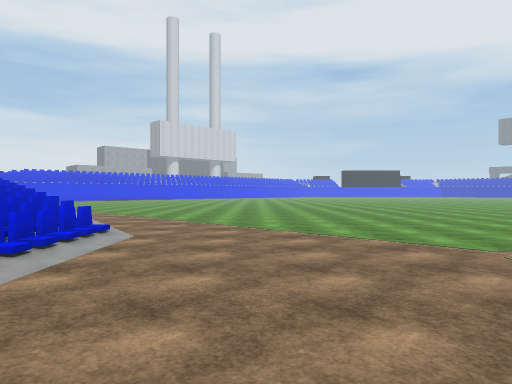
[1] (above)

24 first-person views from a walk through a 3-D level made in the Unity game engine. The camera is 1.5 m above the floor, looks level and sees 70° across. The floor is counted in squares, 2 m on a side. Each view is taken from the middle of a square. On the plan, view 1 faces up. The plan holds only what a view shows up to about 11 squares ahead; the rest is blank. The place goes on beyond the plan. Surface patterns are stand-ins for the level's own textures.

[2]
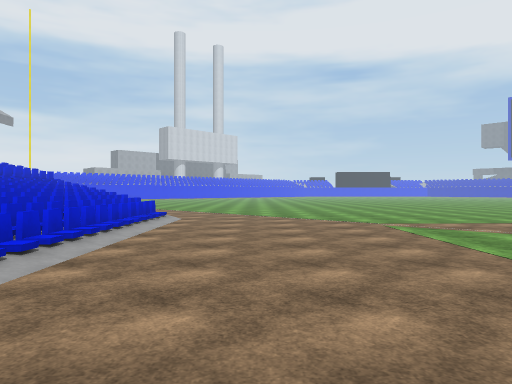

[3]
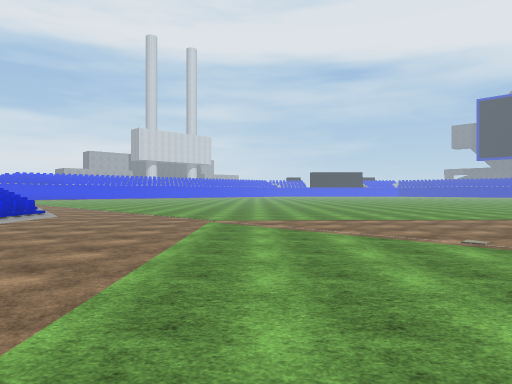

[4]
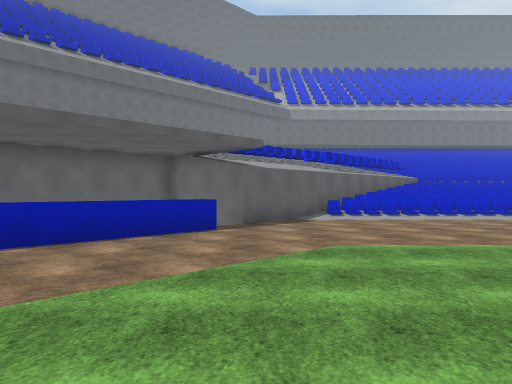

[5]
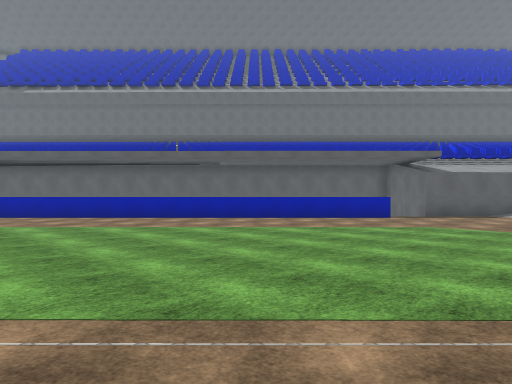

[6]
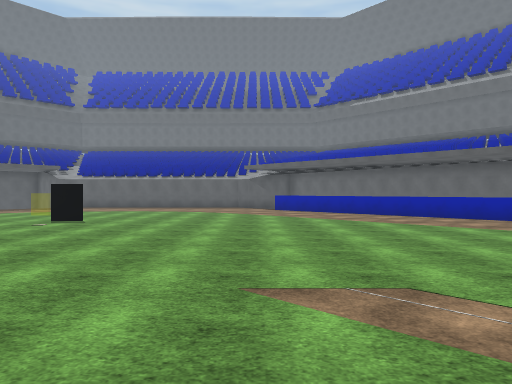

[7]
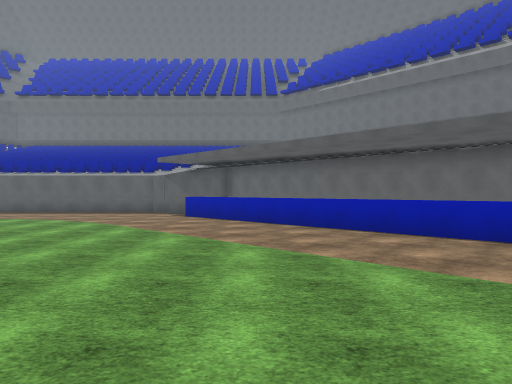

[8]
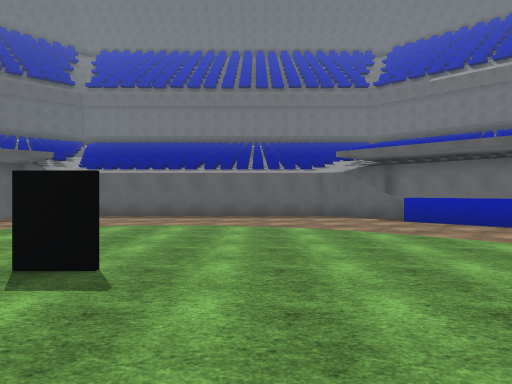

[9]
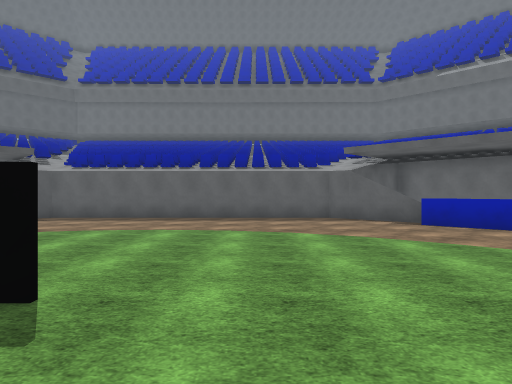

[10]
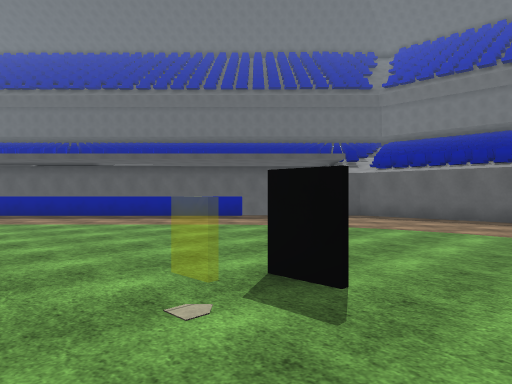

[11]
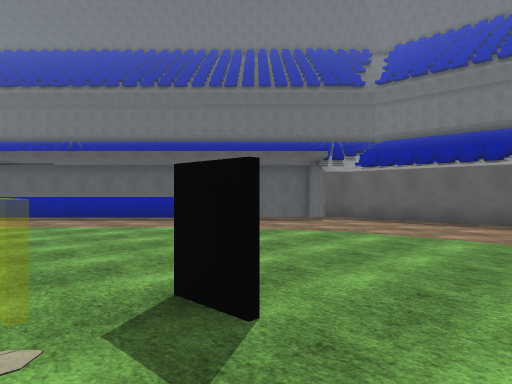

[12]
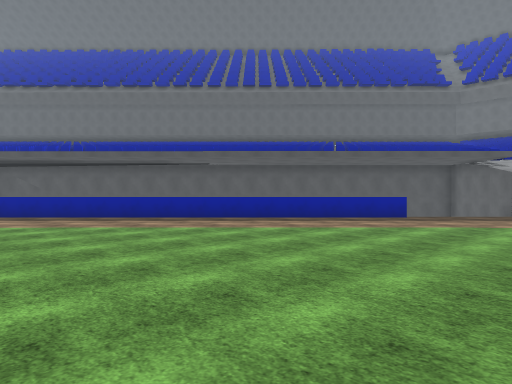

[13]
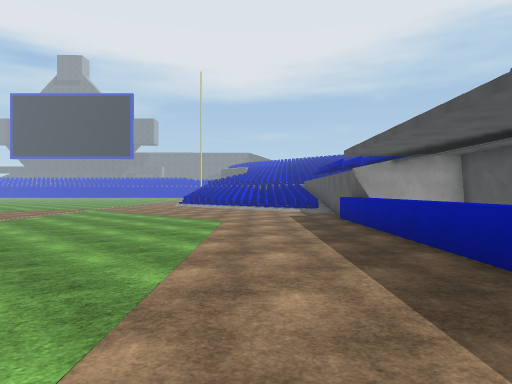

[14]
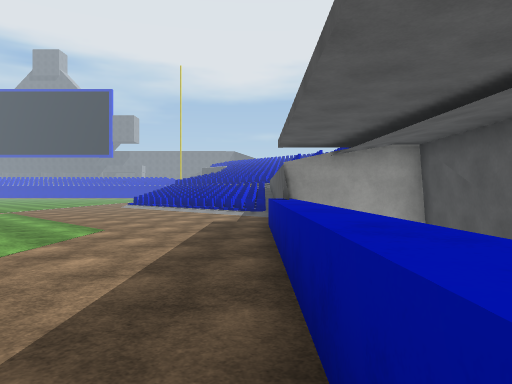

[15]
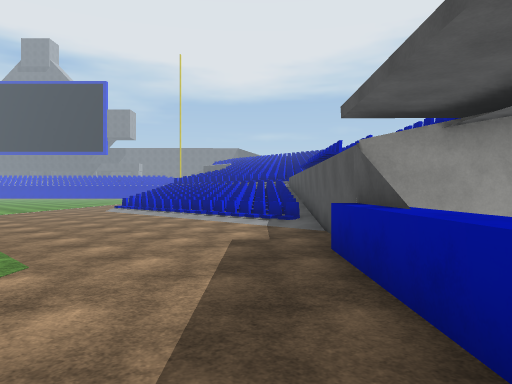

[16]
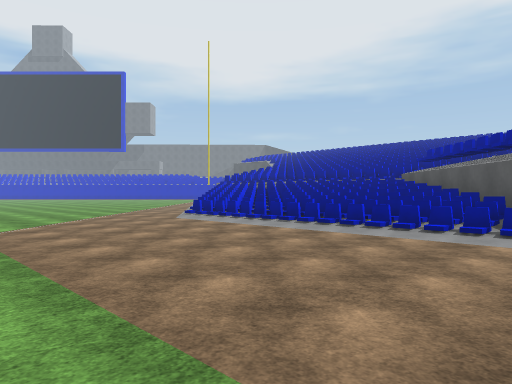

[17]
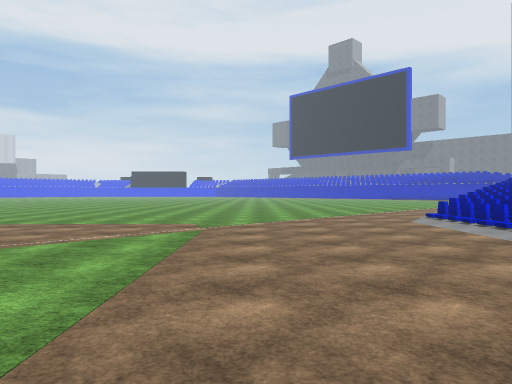

[18]
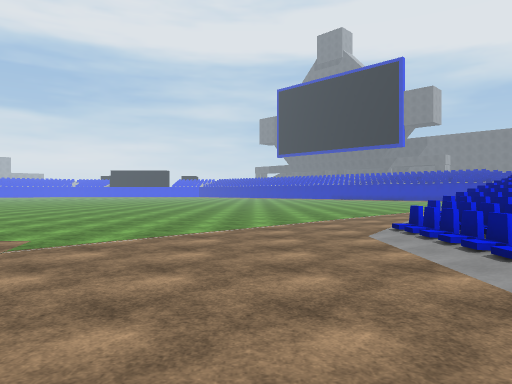

[19]
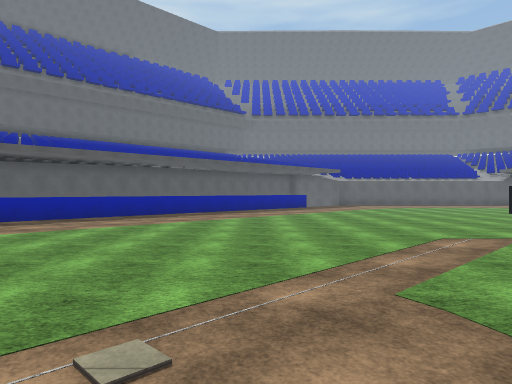

[20]
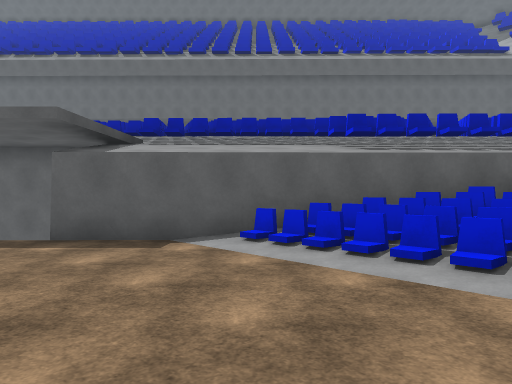

[21]
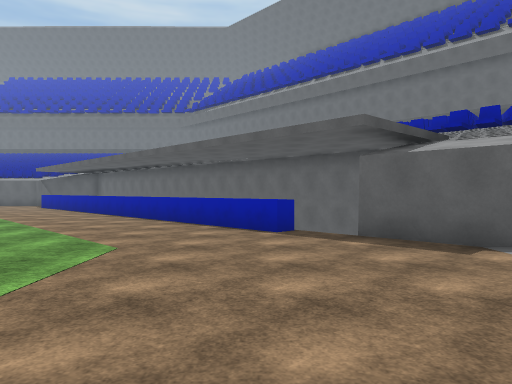

[22]
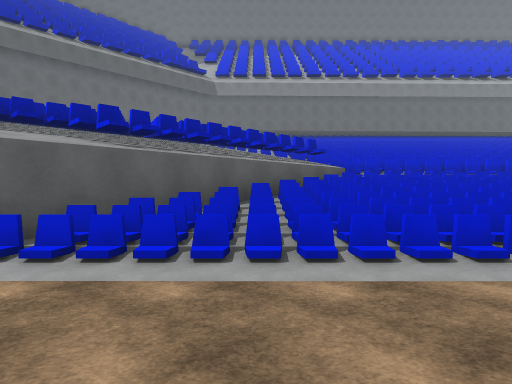

[23]
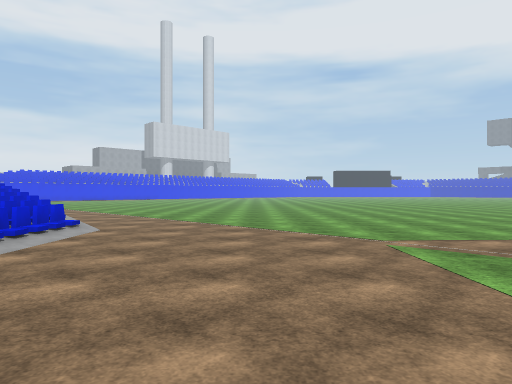

[24]
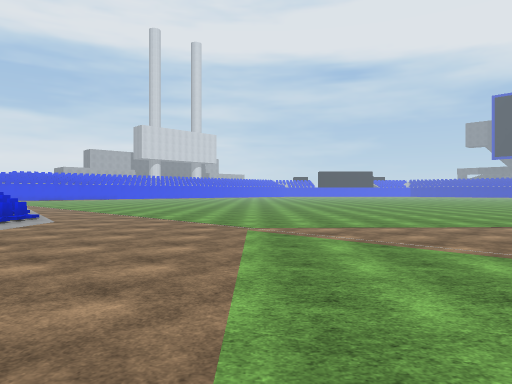

### Floor plan
Key: @ floor where view 1 was taken; # wall or solid block; . main floor; : floor 5.5 m higher than the main floor; / step, stairs or slope; = window, fence, low wall or low ledge; ^ raised ledge; v drop or lower ground.
Columns run from 9 left of view 1 to 37 right of it. Each row starts with its distance up from view 1.
 11      ............                   ...........
 10   == .............                  ...........
  9    ==.............                   ..........
  8    == ..............              .............
  7 ^ ====/.............              ............/
  6 ^======..............              ...........=
  5 ^======..............              ...........=
  4 ^======.............                ..........=
  3 ^======.............                 .........=
  2 ##=====............                . .........=
  1  ##====...........                ............=
  0   ##===..@........               .............=
 -1    ^#==............ ..           .............=
 -2    ^===................         ..............=
 -3 v   ^=#.................       ...............#
 -4 vv    ^#................       ..............##
 -5  vv^   ^#................   . ..............##
 -6 =vv=   ^vv^...............   ..............##
 -7   vv= #v  ^^..............  ..............^ ##
 -8     v ^v   ^^............................^   ##
 -9     vv=^v   ^^............=.............^   ##
-10     :v  #v   ^^........................^    #
-11               ^^......................^v
-12                ^^....................^
-13                 ^^..................^
-14                  ^^................^
-15                   ^^..............^
-16                    ^^............^
-17                     =...........v
-18                      #.........v
-19                      ##########

Where each view was taken, in squares from view 1:
view 1: 0 up, 0 right, facing up
view 2: 4 down, 0 right, facing up
view 3: 5 down, 4 right, facing up
view 4: 5 down, 8 right, facing left
view 5: 1 down, 11 right, facing down-left
view 6: 1 down, 12 right, facing down
view 7: 5 down, 9 right, facing down
view 8: 7 down, 15 right, facing down
view 9: 8 down, 15 right, facing down
view 10: 8 down, 15 right, facing down-right
view 11: 9 down, 15 right, facing down-right
view 12: 5 down, 19 right, facing down-right
view 13: 11 down, 25 right, facing up-right
view 14: 11 down, 28 right, facing up-right
view 15: 8 down, 30 right, facing up-right
view 16: 3 down, 30 right, facing up-right
view 17: 3 down, 32 right, facing up
view 18: 0 up, 34 right, facing up
view 19: 2 up, 26 right, facing down
view 20: 1 up, 1 right, facing down-left
view 21: 1 up, 1 right, facing down
view 22: 0 up, 1 right, facing left
view 23: 1 down, 1 right, facing up
view 24: 3 down, 3 right, facing up
